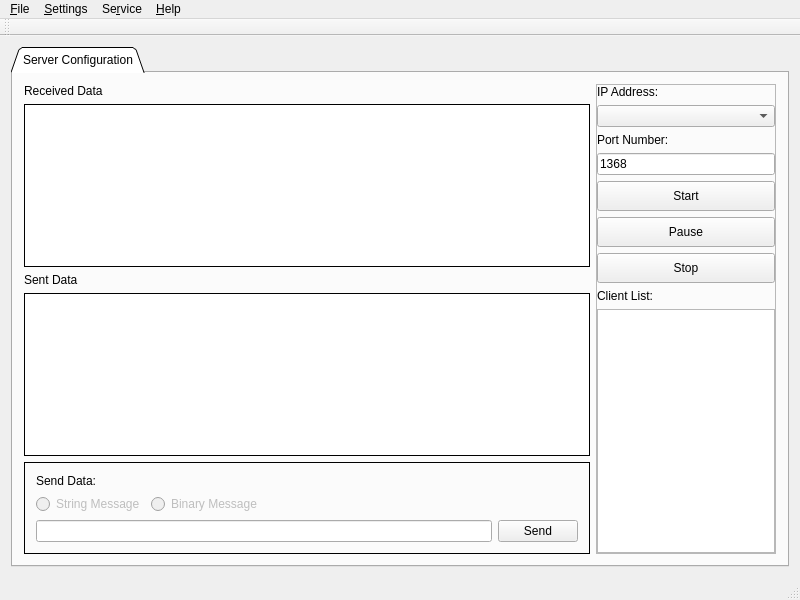
<?xml version="1.0" encoding="UTF-8"?>
<ui version="4.0">
 <class>MainWindow</class>
 <widget class="QMainWindow" name="MainWindow">
  <property name="geometry">
   <rect>
    <x>0</x>
    <y>0</y>
    <width>800</width>
    <height>600</height>
   </rect>
  </property>
  <property name="windowTitle">
   <string>T-Rex Websocket Server</string>
  </property>
  <widget class="QWidget" name="centralWidget">
   <layout class="QGridLayout" name="gridLayout_4">
    <item row="0" column="0">
     <widget class="QTabWidget" name="tabWidget">
      <property name="tabShape">
       <enum>QTabWidget::Triangular</enum>
      </property>
      <property name="currentIndex">
       <number>0</number>
      </property>
      <property name="elideMode">
       <enum>Qt::ElideNone</enum>
      </property>
      <widget class="QWidget" name="tabServConf">
       <attribute name="title">
        <string>Server Configuration</string>
       </attribute>
       <layout class="QGridLayout" name="gridLayout_5">
        <item row="0" column="0">
         <layout class="QVBoxLayout" name="verticalLayout_2">
          <item>
           <widget class="QLabel" name="label">
            <property name="text">
             <string>Received Data</string>
            </property>
           </widget>
          </item>
          <item>
           <widget class="QTextEdit" name="txtRecvData">
            <property name="minimumSize">
             <size>
              <width>0</width>
              <height>0</height>
             </size>
            </property>
            <property name="font">
             <font>
              <family>Tahoma</family>
              <pointsize>9</pointsize>
              <weight>75</weight>
              <bold>true</bold>
             </font>
            </property>
            <property name="frameShape">
             <enum>QFrame::Box</enum>
            </property>
            <property name="frameShadow">
             <enum>QFrame::Plain</enum>
            </property>
            <property name="lineWidth">
             <number>1</number>
            </property>
            <property name="readOnly">
             <bool>true</bool>
            </property>
           </widget>
          </item>
          <item>
           <widget class="QLabel" name="label_2">
            <property name="text">
             <string>Sent Data</string>
            </property>
           </widget>
          </item>
          <item>
           <widget class="QTextEdit" name="txtSentData">
            <property name="font">
             <font>
              <family>Tahoma</family>
              <pointsize>9</pointsize>
              <weight>75</weight>
              <bold>true</bold>
             </font>
            </property>
            <property name="frameShape">
             <enum>QFrame::Box</enum>
            </property>
            <property name="frameShadow">
             <enum>QFrame::Plain</enum>
            </property>
            <property name="lineWidth">
             <number>1</number>
            </property>
            <property name="readOnly">
             <bool>true</bool>
            </property>
           </widget>
          </item>
          <item>
           <widget class="QFrame" name="frame_2">
            <property name="minimumSize">
             <size>
              <width>0</width>
              <height>0</height>
             </size>
            </property>
            <property name="frameShape">
             <enum>QFrame::Box</enum>
            </property>
            <property name="frameShadow">
             <enum>QFrame::Plain</enum>
            </property>
            <layout class="QGridLayout" name="gridLayout_2">
             <item row="0" column="0">
              <widget class="QLabel" name="label_5">
               <property name="text">
                <string>Send Data:</string>
               </property>
              </widget>
             </item>
             <item row="2" column="0">
              <layout class="QHBoxLayout" name="horizontalLayout">
               <item>
                <widget class="QLineEdit" name="linCmd"/>
               </item>
               <item>
                <widget class="QPushButton" name="btnSend">
                 <property name="text">
                  <string>Send</string>
                 </property>
                </widget>
               </item>
              </layout>
             </item>
             <item row="1" column="0">
              <layout class="QHBoxLayout" name="horizontalLayout_6">
               <item>
                <widget class="QRadioButton" name="radStrMsg">
                 <property name="enabled">
                  <bool>false</bool>
                 </property>
                 <property name="text">
                  <string>String Message</string>
                 </property>
                </widget>
               </item>
               <item>
                <widget class="QRadioButton" name="radBinMsg">
                 <property name="enabled">
                  <bool>false</bool>
                 </property>
                 <property name="text">
                  <string>Binary Message</string>
                 </property>
                </widget>
               </item>
               <item>
                <spacer name="horizontalSpacer">
                 <property name="orientation">
                  <enum>Qt::Horizontal</enum>
                 </property>
                 <property name="sizeHint" stdset="0">
                  <size>
                   <width>198</width>
                   <height>20</height>
                  </size>
                 </property>
                </spacer>
               </item>
              </layout>
             </item>
            </layout>
           </widget>
          </item>
          <item>
           <layout class="QHBoxLayout" name="horizontalLayout_7"/>
          </item>
         </layout>
        </item>
        <item row="0" column="1">
         <widget class="QFrame" name="frame_3">
          <property name="sizePolicy">
           <sizepolicy hsizetype="Fixed" vsizetype="Preferred">
            <horstretch>0</horstretch>
            <verstretch>0</verstretch>
           </sizepolicy>
          </property>
          <property name="maximumSize">
           <size>
            <width>180</width>
            <height>16777215</height>
           </size>
          </property>
          <property name="frameShape">
           <enum>QFrame::StyledPanel</enum>
          </property>
          <property name="frameShadow">
           <enum>QFrame::Raised</enum>
          </property>
          <layout class="QGridLayout" name="gridLayout_3">
           <property name="leftMargin">
            <number>0</number>
           </property>
           <property name="topMargin">
            <number>0</number>
           </property>
           <property name="rightMargin">
            <number>0</number>
           </property>
           <property name="bottomMargin">
            <number>0</number>
           </property>
           <property name="horizontalSpacing">
            <number>10</number>
           </property>
           <item row="5" column="0">
            <widget class="QPushButton" name="btnPause">
             <property name="minimumSize">
              <size>
               <width>0</width>
               <height>30</height>
              </size>
             </property>
             <property name="text">
              <string>Pause</string>
             </property>
            </widget>
           </item>
           <item row="3" column="0">
            <widget class="QLineEdit" name="linPortNum">
             <property name="text">
              <string>1368</string>
             </property>
            </widget>
           </item>
           <item row="4" column="0">
            <widget class="QPushButton" name="btnStart">
             <property name="sizePolicy">
              <sizepolicy hsizetype="Minimum" vsizetype="Fixed">
               <horstretch>0</horstretch>
               <verstretch>0</verstretch>
              </sizepolicy>
             </property>
             <property name="minimumSize">
              <size>
               <width>0</width>
               <height>30</height>
              </size>
             </property>
             <property name="text">
              <string>Start</string>
             </property>
            </widget>
           </item>
           <item row="2" column="0">
            <widget class="QLabel" name="label_3">
             <property name="text">
              <string>Port Number:</string>
             </property>
            </widget>
           </item>
           <item row="8" column="0">
            <widget class="QTextEdit" name="txtClientList">
             <property name="sizePolicy">
              <sizepolicy hsizetype="Fixed" vsizetype="Expanding">
               <horstretch>0</horstretch>
               <verstretch>0</verstretch>
              </sizepolicy>
             </property>
             <property name="minimumSize">
              <size>
               <width>0</width>
               <height>0</height>
              </size>
             </property>
             <property name="readOnly">
              <bool>true</bool>
             </property>
            </widget>
           </item>
           <item row="6" column="0">
            <widget class="QPushButton" name="btnStop">
             <property name="sizePolicy">
              <sizepolicy hsizetype="Minimum" vsizetype="Fixed">
               <horstretch>0</horstretch>
               <verstretch>0</verstretch>
              </sizepolicy>
             </property>
             <property name="minimumSize">
              <size>
               <width>0</width>
               <height>30</height>
              </size>
             </property>
             <property name="text">
              <string>Stop</string>
             </property>
            </widget>
           </item>
           <item row="7" column="0">
            <widget class="QLabel" name="label_4">
             <property name="text">
              <string>Client List:</string>
             </property>
            </widget>
           </item>
           <item row="1" column="0">
            <widget class="QComboBox" name="cmbIpList"/>
           </item>
           <item row="0" column="0">
            <widget class="QLabel" name="label_13">
             <property name="text">
              <string>IP Address:</string>
             </property>
            </widget>
           </item>
          </layout>
         </widget>
        </item>
       </layout>
      </widget>
     </widget>
    </item>
   </layout>
  </widget>
  <widget class="QMenuBar" name="menuBar">
   <property name="geometry">
    <rect>
     <x>0</x>
     <y>0</y>
     <width>800</width>
     <height>21</height>
    </rect>
   </property>
   <widget class="QMenu" name="menu_File">
    <property name="title">
     <string>&amp;File</string>
    </property>
    <addaction name="actionImport_Certification_File"/>
    <addaction name="actionImport_Key_File"/>
    <addaction name="separator"/>
    <addaction name="action_Exit"/>
   </widget>
   <widget class="QMenu" name="menu_Settings">
    <property name="title">
     <string>&amp;Settings</string>
    </property>
    <addaction name="action_Service_Configuration"/>
    <addaction name="separator"/>
    <addaction name="action_Delete_Node"/>
    <addaction name="action_Modify_Selected_Node"/>
    <addaction name="action_Add_Node"/>
   </widget>
   <widget class="QMenu" name="menuSe_rvice">
    <property name="title">
     <string>Se&amp;rvice</string>
    </property>
    <addaction name="actionStart"/>
    <addaction name="actionPause"/>
    <addaction name="actionStop"/>
   </widget>
   <widget class="QMenu" name="menu_Help">
    <property name="title">
     <string>&amp;Help</string>
    </property>
    <addaction name="actionAbout_T_Rex"/>
    <addaction name="actionAbout_Qt"/>
   </widget>
   <addaction name="menu_File"/>
   <addaction name="menu_Settings"/>
   <addaction name="menuSe_rvice"/>
   <addaction name="menu_Help"/>
  </widget>
  <widget class="QToolBar" name="mainToolBar">
   <attribute name="toolBarArea">
    <enum>TopToolBarArea</enum>
   </attribute>
   <attribute name="toolBarBreak">
    <bool>false</bool>
   </attribute>
  </widget>
  <widget class="QStatusBar" name="statusBar"/>
  <action name="actionImport_Certification_File">
   <property name="text">
    <string>Import &amp;Certification File</string>
   </property>
  </action>
  <action name="actionImport_Key_File">
   <property name="text">
    <string>Import &amp;Key File</string>
   </property>
  </action>
  <action name="action_Exit">
   <property name="text">
    <string>&amp;Exit</string>
   </property>
  </action>
  <action name="action_Service_Configuration">
   <property name="text">
    <string>&amp;Server Configuration</string>
   </property>
  </action>
  <action name="actionStart">
   <property name="text">
    <string>Start</string>
   </property>
  </action>
  <action name="actionPause">
   <property name="text">
    <string>Pause</string>
   </property>
  </action>
  <action name="actionStop">
   <property name="text">
    <string>Stop</string>
   </property>
  </action>
  <action name="actionAbout_T_Rex">
   <property name="text">
    <string>About &amp;T-Rex</string>
   </property>
  </action>
  <action name="actionAbout_Qt">
   <property name="text">
    <string>About &amp;Qt</string>
   </property>
  </action>
  <action name="actionAdd_Node">
   <property name="text">
    <string>&amp;Add Node</string>
   </property>
  </action>
  <action name="action_Delete_Node">
   <property name="text">
    <string>&amp;Delete Selected Node</string>
   </property>
  </action>
  <action name="action_Modify_Selected_Node">
   <property name="text">
    <string>&amp;Modify Selected Node</string>
   </property>
  </action>
  <action name="action_Add_Node">
   <property name="text">
    <string>&amp;Add Node</string>
   </property>
  </action>
 </widget>
 <layoutdefault spacing="6" margin="11"/>
 <resources/>
 <connections/>
</ui>
